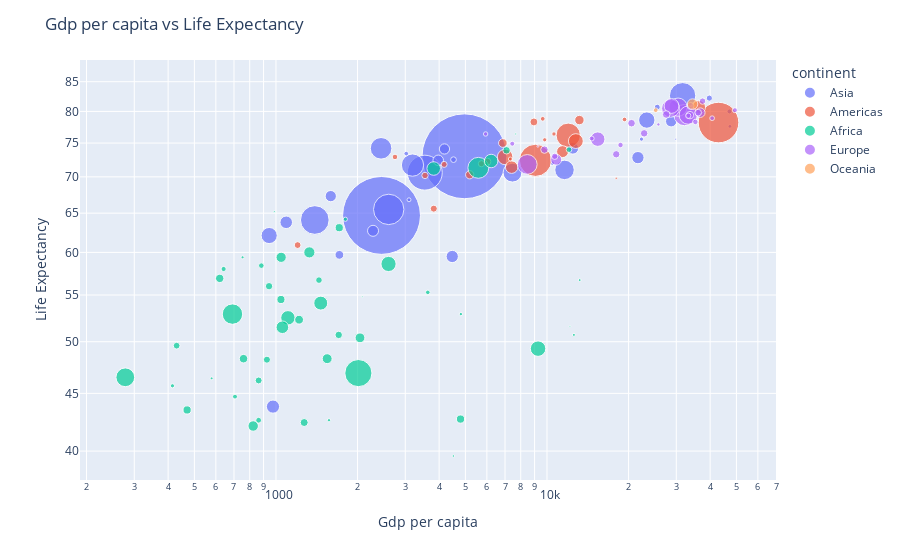

Notebook code cell kept with this figure:
### Markdown cell above
## Interactive

### Code cell
data["gdpPercap"] = round(data["gdpPercap"],0)
data["pop"] = round(data["pop"]/1000000,2)
data["lifeExp"] = round(data["lifeExp"],1)

data = data.sort_values(by="pop", ascending=False)
data["text"] = "Country: " + data["country"] + "<br>" + "Population (M): " + data["pop"].astype(str) + "<br>" + "Life Expectancy: " + data["lifeExp"].astype(str) + "<br>" + "Gdp per capita: " + data["gdpPercap"].astype(str)

fig = px.scatter(data_frame=data, x='gdpPercap', y='lifeExp', size='pop', color='continent', hover_data=["text"],
                 size_max=60, log_x=True, log_y=True)
fig.update_layout(title='Gdp per capita vs Life Expectancy',
                  xaxis_title='Gdp per capita',
                  yaxis_title='Life Expectancy',
                  )
fig.show()

### Figure 1 — Plotly figure (JSON) as saved in the notebook; plotly's stock layout.template omitted (floating-point values rounded to 4 significant figures)
{"data": [{"customdata": [["Country: China<br>Population (M): 1318.68<br>Life Expectancy: 73.0<br>Gdp per capita: 4959.0"], ["Country: India<br>Population (M): 1110.4<br>Life Expectancy: 64.7<br>Gdp per capita: 2452.0"], ["Country: Indonesia<br>Population (M): 223.55<br>Life Expectancy: 70.6<br>Gdp per capita: 3541.0"], ["Country: Pakistan<br>Population (M): 169.27<br>Life Expectancy: 65.5<br>Gdp per capita: 2606.0"], ["Country: Bangladesh<br>Population (M): 150.45<br>Life Expectancy: 64.1<br>Gdp per capita: 1391.0"], ["Country: Japan<br>Population (M): 127.47<br>Life Expectancy: 82.6<br>Gdp per capita: 31656.0"], ["Country: Philippines<br>Population (M): 91.08<br>Life Expectancy: 71.7<br>Gdp per capita: 3190.0"], ["Country: Vietnam<br>Population (M): 85.26<br>Life Expectancy: 74.2<br>Gdp per capita: 2442.0"], ["Country: Iran<br>Population (M): 69.45<br>Life Expectancy: 71.0<br>Gdp per capita: 11606.0"], ["Country: Thailand<br>Population (M): 65.07<br>Life Expectancy: 70.6<br>Gdp per capita: 7458.0"], ["Country: Korea, Rep.<br>Population (M): 49.04<br>Life Expectancy: 78.6<br>Gdp per capita: 23348.0"], ["Country: Myanmar<br>Population (M): 47.76<br>Life Expectancy: 62.1<br>Gdp per capita: 944.0"], ["Country: Afghanistan<br>Population (M): 31.89<br>Life Expectancy: 43.8<br>Gdp per capita: 975.0"], ["Country: Nepal<br>Population (M): 28.9<br>Life Expectancy: 63.8<br>Gdp per capita: 1091.0"], ["Country: Saudi Arabia<br>Population (M): 27.6<br>Life Expectancy: 72.8<br>Gdp per capita: 21655.0"], ["Country: Iraq<br>Population (M): 27.5<br>Life Expectancy: 59.5<br>Gdp per capita: 4471.0"], ["Country: Malaysia<br>Population (M): 24.82<br>Life Expectancy: 74.2<br>Gdp per capita: 12452.0"], ["Country: Korea, Dem. Rep.<br>Population (M): 23.3<br>Life Expectancy: 67.3<br>Gdp per capita: 1593.0"], ["Country: Taiwan<br>Population (M): 23.17<br>Life Expectancy: 78.4<br>Gdp per capita: 28718.0"], ["Country: Yemen, Rep.<br>Population (M): 22.21<br>Life Expectancy: 62.7<br>Gdp per capita: 2281.0"], ["Country: Sri Lanka<br>Population (M): 20.38<br>Life Expectancy: 72.4<br>Gdp per capita: 3970.0"], ["Country: Syria<br>Population (M): 19.31<br>Life Expectancy: 74.1<br>Gdp per capita: 4185.0"], ["Country: Cambodia<br>Population (M): 14.13<br>Life Expectancy: 59.7<br>Gdp per capita: 1714.0"], ["Country: Hong Kong, China<br>Population (M): 6.98<br>Life Expectancy: 82.2<br>Gdp per capita: 39725.0"], ["Country: Israel<br>Population (M): 6.43<br>Life Expectancy: 80.7<br>Gdp per capita: 25523.0"], ["Country: Jordan<br>Population (M): 6.05<br>Life Expectancy: 72.5<br>Gdp per capita: 4519.0"], ["Country: Singapore<br>Population (M): 4.55<br>Life Expectancy: 80.0<br>Gdp per capita: 47143.0"], ["Country: West Bank and Gaza<br>Population (M): 4.02<br>Life Expectancy: 73.4<br>Gdp per capita: 3025.0"], ["Country: Lebanon<br>Population (M): 3.92<br>Life Expectancy: 72.0<br>Gdp per capita: 10461.0"], ["Country: Oman<br>Population (M): 3.2<br>Life Expectancy: 75.6<br>Gdp per capita: 22316.0"], ["Country: Mongolia<br>Population (M): 2.87<br>Life Expectancy: 66.8<br>Gdp per capita: 3096.0"], ["Country: Kuwait<br>Population (M): 2.51<br>Life Expectancy: 77.6<br>Gdp per capita: 47307.0"], ["Country: Bahrain<br>Population (M): 0.71<br>Life Expectancy: 75.6<br>Gdp per capita: 29796.0"]], "hovertemplate": "continent=Asia<br>gdpPercap=%{x}<br>lifeExp=%{y}<br>pop=%{marker.size}<br>text=%{customdata[0]}<extra></extra>", "legendgroup": "Asia", "marker": {"color": "#636efa", "size": [1319.0, 1110.0, 223.6, 169.3, 150.4, 127.5, 91.08, 85.26, 69.45, 65.07, 49.04, 47.76, 31.89, 28.9, 27.6, 27.5, 24.82, 23.3, 23.17, 22.21, 20.38, 19.31, 14.13, 6.98, 6.43, 6.05, 4.55, 4.02, 3.92, 3.2, 2.87, 2.51, 0.71], "sizemode": "area", "sizeref": 0.3663, "symbol": "circle"}, "mode": "markers", "name": "Asia", "orientation": "v", "showlegend": true, "type": "scatter", "x": [4959, 2452, 3541, 2606, 1391, 31656, 3190, 2442, 11606, 7458, 23348, 944, 975, 1091, 21655, 4471, 12452, 1593, 28718, 2281, 3970, 4185, 1714, 39725, 25523, 4519, 47143, 3025, 10461, 22316, 3096, 47307, 29796], "xaxis": "x", "y": [73, 64.7, 70.6, 65.5, 64.1, 82.6, 71.7, 74.2, 71, 70.6, 78.6, 62.1, 43.8, 63.8, 72.8, 59.5, 74.2, 67.3, 78.4, 62.7, 72.4, 74.1, 59.7, 82.2, 80.7, 72.5, 80, 73.4, 72, 75.6, 66.8, 77.6, 75.6], "yaxis": "y"}, {"customdata": [["Country: United States<br>Population (M): 301.14<br>Life Expectancy: 78.2<br>Gdp per capita: 42952.0"], ["Country: Brazil<br>Population (M): 190.01<br>Life Expectancy: 72.4<br>Gdp per capita: 9066.0"], ["Country: Mexico<br>Population (M): 108.7<br>Life Expectancy: 76.2<br>Gdp per capita: 11978.0"], ["Country: Colombia<br>Population (M): 44.23<br>Life Expectancy: 72.9<br>Gdp per capita: 7007.0"], ["Country: Argentina<br>Population (M): 40.3<br>Life Expectancy: 75.3<br>Gdp per capita: 12779.0"], ["Country: Canada<br>Population (M): 33.39<br>Life Expectancy: 80.7<br>Gdp per capita: 36319.0"], ["Country: Peru<br>Population (M): 28.67<br>Life Expectancy: 71.4<br>Gdp per capita: 7409.0"], ["Country: Venezuela<br>Population (M): 26.08<br>Life Expectancy: 73.7<br>Gdp per capita: 11416.0"], ["Country: Chile<br>Population (M): 16.28<br>Life Expectancy: 78.6<br>Gdp per capita: 13172.0"], ["Country: Ecuador<br>Population (M): 13.76<br>Life Expectancy: 75.0<br>Gdp per capita: 6873.0"], ["Country: Guatemala<br>Population (M): 12.57<br>Life Expectancy: 70.3<br>Gdp per capita: 5186.0"], ["Country: Cuba<br>Population (M): 11.42<br>Life Expectancy: 78.3<br>Gdp per capita: 8948.0"], ["Country: Dominican Republic<br>Population (M): 9.32<br>Life Expectancy: 72.2<br>Gdp per capita: 6025.0"], ["Country: Bolivia<br>Population (M): 9.12<br>Life Expectancy: 65.6<br>Gdp per capita: 3822.0"], ["Country: Haiti<br>Population (M): 8.5<br>Life Expectancy: 60.9<br>Gdp per capita: 1202.0"], ["Country: Honduras<br>Population (M): 7.48<br>Life Expectancy: 70.2<br>Gdp per capita: 3548.0"], ["Country: El Salvador<br>Population (M): 6.94<br>Life Expectancy: 71.9<br>Gdp per capita: 5728.0"], ["Country: Paraguay<br>Population (M): 6.67<br>Life Expectancy: 71.8<br>Gdp per capita: 4173.0"], ["Country: Nicaragua<br>Population (M): 5.68<br>Life Expectancy: 72.9<br>Gdp per capita: 2749.0"], ["Country: Costa Rica<br>Population (M): 4.13<br>Life Expectancy: 78.8<br>Gdp per capita: 9645.0"], ["Country: Puerto Rico<br>Population (M): 3.94<br>Life Expectancy: 78.7<br>Gdp per capita: 19329.0"], ["Country: Uruguay<br>Population (M): 3.45<br>Life Expectancy: 76.4<br>Gdp per capita: 10611.0"], ["Country: Panama<br>Population (M): 3.24<br>Life Expectancy: 75.5<br>Gdp per capita: 9809.0"], ["Country: Jamaica<br>Population (M): 2.78<br>Life Expectancy: 72.6<br>Gdp per capita: 7321.0"], ["Country: Trinidad and Tobago<br>Population (M): 1.06<br>Life Expectancy: 69.8<br>Gdp per capita: 18009.0"]], "hovertemplate": "continent=Americas<br>gdpPercap=%{x}<br>lifeExp=%{y}<br>pop=%{marker.size}<br>text=%{customdata[0]}<extra></extra>", "legendgroup": "Americas", "marker": {"color": "#EF553B", "size": [301.1, 190.0, 108.7, 44.23, 40.3, 33.39, 28.67, 26.08, 16.28, 13.76, 12.57, 11.42, 9.32, 9.12, 8.5, 7.48, 6.94, 6.67, 5.68, 4.13, 3.94, 3.45, 3.24, 2.78, 1.06], "sizemode": "area", "sizeref": 0.3663, "symbol": "circle"}, "mode": "markers", "name": "Americas", "orientation": "v", "showlegend": true, "type": "scatter", "x": [42952, 9066, 11978, 7007, 12779, 36319, 7409, 11416, 13172, 6873, 5186, 8948, 6025, 3822, 1202, 3548, 5728, 4173, 2749, 9645, 19329, 10611, 9809, 7321, 18009], "xaxis": "x", "y": [78.2, 72.4, 76.2, 72.9, 75.3, 80.7, 71.4, 73.7, 78.6, 75, 70.3, 78.3, 72.2, 65.6, 60.9, 70.2, 71.9, 71.8, 72.9, 78.8, 78.7, 76.4, 75.5, 72.6, 69.8], "yaxis": "y"}, {"customdata": [["Country: Nigeria<br>Population (M): 135.03<br>Life Expectancy: 46.9<br>Gdp per capita: 2014.0"], ["Country: Egypt<br>Population (M): 80.26<br>Life Expectancy: 71.3<br>Gdp per capita: 5581.0"], ["Country: Ethiopia<br>Population (M): 76.51<br>Life Expectancy: 52.9<br>Gdp per capita: 691.0"], ["Country: Congo, Dem. Rep.<br>Population (M): 64.61<br>Life Expectancy: 46.5<br>Gdp per capita: 278.0"], ["Country: South Africa<br>Population (M): 44.0<br>Life Expectancy: 49.3<br>Gdp per capita: 9270.0"], ["Country: Sudan<br>Population (M): 42.29<br>Life Expectancy: 58.6<br>Gdp per capita: 2602.0"], ["Country: Tanzania<br>Population (M): 38.14<br>Life Expectancy: 52.5<br>Gdp per capita: 1107.0"], ["Country: Kenya<br>Population (M): 35.61<br>Life Expectancy: 54.1<br>Gdp per capita: 1463.0"], ["Country: Morocco<br>Population (M): 33.76<br>Life Expectancy: 71.2<br>Gdp per capita: 3820.0"], ["Country: Algeria<br>Population (M): 33.33<br>Life Expectancy: 72.3<br>Gdp per capita: 6223.0"], ["Country: Uganda<br>Population (M): 29.17<br>Life Expectancy: 51.5<br>Gdp per capita: 1056.0"], ["Country: Ghana<br>Population (M): 22.87<br>Life Expectancy: 60.0<br>Gdp per capita: 1328.0"], ["Country: Mozambique<br>Population (M): 19.95<br>Life Expectancy: 42.1<br>Gdp per capita: 824.0"], ["Country: Madagascar<br>Population (M): 19.17<br>Life Expectancy: 59.4<br>Gdp per capita: 1045.0"], ["Country: Cote d'Ivoire<br>Population (M): 18.01<br>Life Expectancy: 48.3<br>Gdp per capita: 1545.0"], ["Country: Cameroon<br>Population (M): 17.7<br>Life Expectancy: 50.4<br>Gdp per capita: 2042.0"], ["Country: Burkina Faso<br>Population (M): 14.33<br>Life Expectancy: 52.3<br>Gdp per capita: 1217.0"], ["Country: Malawi<br>Population (M): 13.33<br>Life Expectancy: 48.3<br>Gdp per capita: 759.0"], ["Country: Niger<br>Population (M): 12.89<br>Life Expectancy: 56.9<br>Gdp per capita: 620.0"], ["Country: Angola<br>Population (M): 12.42<br>Life Expectancy: 42.7<br>Gdp per capita: 4797.0"], ["Country: Zimbabwe<br>Population (M): 12.31<br>Life Expectancy: 43.5<br>Gdp per capita: 470.0"], ["Country: Senegal<br>Population (M): 12.27<br>Life Expectancy: 63.1<br>Gdp per capita: 1712.0"], ["Country: Mali<br>Population (M): 12.03<br>Life Expectancy: 54.5<br>Gdp per capita: 1043.0"], ["Country: Zambia<br>Population (M): 11.75<br>Life Expectancy: 42.4<br>Gdp per capita: 1271.0"], ["Country: Tunisia<br>Population (M): 10.28<br>Life Expectancy: 73.9<br>Gdp per capita: 7093.0"], ["Country: Chad<br>Population (M): 10.24<br>Life Expectancy: 50.7<br>Gdp per capita: 1704.0"], ["Country: Guinea<br>Population (M): 9.95<br>Life Expectancy: 56.0<br>Gdp per capita: 943.0"], ["Country: Somalia<br>Population (M): 9.12<br>Life Expectancy: 48.2<br>Gdp per capita: 926.0"], ["Country: Rwanda<br>Population (M): 8.86<br>Life Expectancy: 46.2<br>Gdp per capita: 863.0"], ["Country: Burundi<br>Population (M): 8.39<br>Life Expectancy: 49.6<br>Gdp per capita: 430.0"], ["Country: Benin<br>Population (M): 8.08<br>Life Expectancy: 56.7<br>Gdp per capita: 1441.0"], ["Country: Sierra Leone<br>Population (M): 6.14<br>Life Expectancy: 42.6<br>Gdp per capita: 863.0"], ["Country: Libya<br>Population (M): 6.04<br>Life Expectancy: 74.0<br>Gdp per capita: 12057.0"], ["Country: Togo<br>Population (M): 5.7<br>Life Expectancy: 58.4<br>Gdp per capita: 883.0"], ["Country: Eritrea<br>Population (M): 4.91<br>Life Expectancy: 58.0<br>Gdp per capita: 641.0"], ["Country: Central African Republic<br>Population (M): 4.37<br>Life Expectancy: 44.7<br>Gdp per capita: 706.0"], ["Country: Congo, Rep.<br>Population (M): 3.8<br>Life Expectancy: 55.3<br>Gdp per capita: 3633.0"], ["Country: Mauritania<br>Population (M): 3.27<br>Life Expectancy: 64.2<br>Gdp per capita: 1803.0"], ["Country: Liberia<br>Population (M): 3.19<br>Life Expectancy: 45.7<br>Gdp per capita: 415.0"], ["Country: Namibia<br>Population (M): 2.06<br>Life Expectancy: 52.9<br>Gdp per capita: 4811.0"], ["Country: Lesotho<br>Population (M): 2.01<br>Life Expectancy: 42.6<br>Gdp per capita: 1569.0"], ["Country: Gambia<br>Population (M): 1.69<br>Life Expectancy: 59.4<br>Gdp per capita: 753.0"], ["Country: Botswana<br>Population (M): 1.64<br>Life Expectancy: 50.7<br>Gdp per capita: 12570.0"], ["Country: Guinea-Bissau<br>Population (M): 1.47<br>Life Expectancy: 46.4<br>Gdp per capita: 579.0"], ["Country: Gabon<br>Population (M): 1.45<br>Life Expectancy: 56.7<br>Gdp per capita: 13206.0"], ["Country: Mauritius<br>Population (M): 1.25<br>Life Expectancy: 72.8<br>Gdp per capita: 10957.0"], ["Country: Swaziland<br>Population (M): 1.13<br>Life Expectancy: 39.6<br>Gdp per capita: 4513.0"], ["Country: Reunion<br>Population (M): 0.8<br>Life Expectancy: 76.4<br>Gdp per capita: 7670.0"], ["Country: Comoros<br>Population (M): 0.71<br>Life Expectancy: 65.2<br>Gdp per capita: 986.0"], ["Country: Equatorial Guinea<br>Population (M): 0.55<br>Life Expectancy: 51.6<br>Gdp per capita: 12154.0"], ["Country: Djibouti<br>Population (M): 0.5<br>Life Expectancy: 54.8<br>Gdp per capita: 2082.0"], ["Country: Sao Tome and Principe<br>Population (M): 0.2<br>Life Expectancy: 65.5<br>Gdp per capita: 1598.0"]], "hovertemplate": "continent=Africa<br>gdpPercap=%{x}<br>lifeExp=%{y}<br>pop=%{marker.size}<br>text=%{customdata[0]}<extra></extra>", "legendgroup": "Africa", "marker": {"color": "#00cc96", "size": [135.0, 80.26, 76.51, 64.61, 44, 42.29, 38.14, 35.61, 33.76, 33.33, 29.17, 22.87, 19.95, 19.17, 18.01, 17.7, 14.33, 13.33, 12.89, 12.42, 12.31, 12.27, 12.03, 11.75, 10.28, 10.24, 9.95, 9.12, 8.86, 8.39, 8.08, 6.14, 6.04, 5.7, 4.91, 4.37, 3.8, 3.27, 3.19, 2.06, 2.01, 1.69, 1.64, 1.47, 1.45, 1.25, 1.13, 0.8, 0.71, 0.55, 0.5, 0.2], "sizemode": "area", "sizeref": 0.3663, "symbol": "circle"}, "mode": "markers", "name": "Africa", "orientation": "v", "showlegend": true, "type": "scatter", "x": [2014, 5581, 691, 278, 9270, 2602, 1107, 1463, 3820, 6223, 1056, 1328, 824, 1045, 1545, 2042, 1217, 759, 620, 4797, 470, 1712, 1043, 1271, 7093, 1704, 943, 926, 863, 430, 1441, 863, 12057, 883, 641, 706, 3633, 1803, 415, 4811, 1569, 753, 12570, 579, 13206, 10957, 4513, 7670, 986, 12154, 2082, 1598], "xaxis": "x", "y": [46.9, 71.3, 52.9, 46.5, 49.3, 58.6, 52.5, 54.1, 71.2, 72.3, 51.5, 60, 42.1, 59.4, 48.3, 50.4, 52.3, 48.3, 56.9, 42.7, 43.5, 63.1, 54.5, 42.4, 73.9, 50.7, 56, 48.2, 46.2, 49.6, 56.7, 42.6, 74, 58.4, 58, 44.7, 55.3, 64.2, 45.7, 52.9, 42.6, 59.4, 50.7, 46.4, 56.7, 72.8, 39.6, 76.4, 65.2, 51.6, 54.8, 65.5], "yaxis": "y"}, {"customdata": [["Country: Germany<br>Population (M): 82.4<br>Life Expectancy: 79.4<br>Gdp per capita: 32170.0"], ["Country: Turkey<br>Population (M): 71.16<br>Life Expectancy: 71.8<br>Gdp per capita: 8458.0"], ["Country: France<br>Population (M): 61.08<br>Life Expectancy: 80.7<br>Gdp per capita: 30470.0"], ["Country: United Kingdom<br>Population (M): 60.78<br>Life Expectancy: 79.4<br>Gdp per capita: 33203.0"], ["Country: Italy<br>Population (M): 58.15<br>Life Expectancy: 80.5<br>Gdp per capita: 28570.0"], ["Country: Spain<br>Population (M): 40.45<br>Life Expectancy: 80.9<br>Gdp per capita: 28821.0"], ["Country: Poland<br>Population (M): 38.52<br>Life Expectancy: 75.6<br>Gdp per capita: 15390.0"], ["Country: Romania<br>Population (M): 22.28<br>Life Expectancy: 72.5<br>Gdp per capita: 10808.0"], ["Country: Netherlands<br>Population (M): 16.57<br>Life Expectancy: 79.8<br>Gdp per capita: 36798.0"], ["Country: Greece<br>Population (M): 10.71<br>Life Expectancy: 79.5<br>Gdp per capita: 27538.0"], ["Country: Portugal<br>Population (M): 10.64<br>Life Expectancy: 78.1<br>Gdp per capita: 20510.0"], ["Country: Belgium<br>Population (M): 10.39<br>Life Expectancy: 79.4<br>Gdp per capita: 33693.0"], ["Country: Czech Republic<br>Population (M): 10.23<br>Life Expectancy: 76.5<br>Gdp per capita: 22833.0"], ["Country: Serbia<br>Population (M): 10.15<br>Life Expectancy: 74.0<br>Gdp per capita: 9787.0"], ["Country: Hungary<br>Population (M): 9.96<br>Life Expectancy: 73.3<br>Gdp per capita: 18009.0"], ["Country: Sweden<br>Population (M): 9.03<br>Life Expectancy: 80.9<br>Gdp per capita: 33860.0"], ["Country: Austria<br>Population (M): 8.2<br>Life Expectancy: 79.8<br>Gdp per capita: 36126.0"], ["Country: Switzerland<br>Population (M): 7.55<br>Life Expectancy: 81.7<br>Gdp per capita: 37506.0"], ["Country: Bulgaria<br>Population (M): 7.32<br>Life Expectancy: 73.0<br>Gdp per capita: 10681.0"], ["Country: Denmark<br>Population (M): 5.47<br>Life Expectancy: 78.3<br>Gdp per capita: 35278.0"], ["Country: Slovak Republic<br>Population (M): 5.45<br>Life Expectancy: 74.7<br>Gdp per capita: 18678.0"], ["Country: Finland<br>Population (M): 5.24<br>Life Expectancy: 79.3<br>Gdp per capita: 33207.0"], ["Country: Norway<br>Population (M): 4.63<br>Life Expectancy: 80.2<br>Gdp per capita: 49357.0"], ["Country: Bosnia and Herzegovina<br>Population (M): 4.55<br>Life Expectancy: 74.9<br>Gdp per capita: 7446.0"], ["Country: Croatia<br>Population (M): 4.49<br>Life Expectancy: 75.7<br>Gdp per capita: 14619.0"], ["Country: Ireland<br>Population (M): 4.11<br>Life Expectancy: 78.9<br>Gdp per capita: 40676.0"], ["Country: Albania<br>Population (M): 3.6<br>Life Expectancy: 76.4<br>Gdp per capita: 5937.0"], ["Country: Slovenia<br>Population (M): 2.01<br>Life Expectancy: 77.9<br>Gdp per capita: 25768.0"], ["Country: Montenegro<br>Population (M): 0.68<br>Life Expectancy: 74.5<br>Gdp per capita: 9254.0"], ["Country: Iceland<br>Population (M): 0.3<br>Life Expectancy: 81.8<br>Gdp per capita: 36181.0"]], "hovertemplate": "continent=Europe<br>gdpPercap=%{x}<br>lifeExp=%{y}<br>pop=%{marker.size}<br>text=%{customdata[0]}<extra></extra>", "legendgroup": "Europe", "marker": {"color": "#ab63fa", "size": [82.4, 71.16, 61.08, 60.78, 58.15, 40.45, 38.52, 22.28, 16.57, 10.71, 10.64, 10.39, 10.23, 10.15, 9.96, 9.03, 8.2, 7.55, 7.32, 5.47, 5.45, 5.24, 4.63, 4.55, 4.49, 4.11, 3.6, 2.01, 0.68, 0.3], "sizemode": "area", "sizeref": 0.3663, "symbol": "circle"}, "mode": "markers", "name": "Europe", "orientation": "v", "showlegend": true, "type": "scatter", "x": [32170, 8458, 30470, 33203, 28570, 28821, 15390, 10808, 36798, 27538, 20510, 33693, 22833, 9787, 18009, 33860, 36126, 37506, 10681, 35278, 18678, 33207, 49357, 7446, 14619, 40676, 5937, 25768, 9254, 36181], "xaxis": "x", "y": [79.4, 71.8, 80.7, 79.4, 80.5, 80.9, 75.6, 72.5, 79.8, 79.5, 78.1, 79.4, 76.5, 74, 73.3, 80.9, 79.8, 81.7, 73, 78.3, 74.7, 79.3, 80.2, 74.9, 75.7, 78.9, 76.4, 77.9, 74.5, 81.8], "yaxis": "y"}, {"customdata": [["Country: Australia<br>Population (M): 20.43<br>Life Expectancy: 81.2<br>Gdp per capita: 34435.0"], ["Country: New Zealand<br>Population (M): 4.12<br>Life Expectancy: 80.2<br>Gdp per capita: 25185.0"]], "hovertemplate": "continent=Oceania<br>gdpPercap=%{x}<br>lifeExp=%{y}<br>pop=%{marker.size}<br>text=%{customdata[0]}<extra></extra>", "legendgroup": "Oceania", "marker": {"color": "#FFA15A", "size": [20.43, 4.12], "sizemode": "area", "sizeref": 0.3663, "symbol": "circle"}, "mode": "markers", "name": "Oceania", "orientation": "v", "showlegend": true, "type": "scatter", "x": [34435, 25185], "xaxis": "x", "y": [81.2, 80.2], "yaxis": "y"}], "layout": {"legend": {"itemsizing": "constant", "title": {"text": "continent"}, "tracegroupgap": 0}, "margin": {"t": 60}, "title": {"text": "Gdp per capita vs Life Expectancy"}, "xaxis": {"anchor": "y", "domain": [0, 1], "title": {"text": "Gdp per capita"}, "type": "log"}, "yaxis": {"anchor": "x", "domain": [0, 1], "title": {"text": "Life Expectancy"}, "type": "log"}}}
